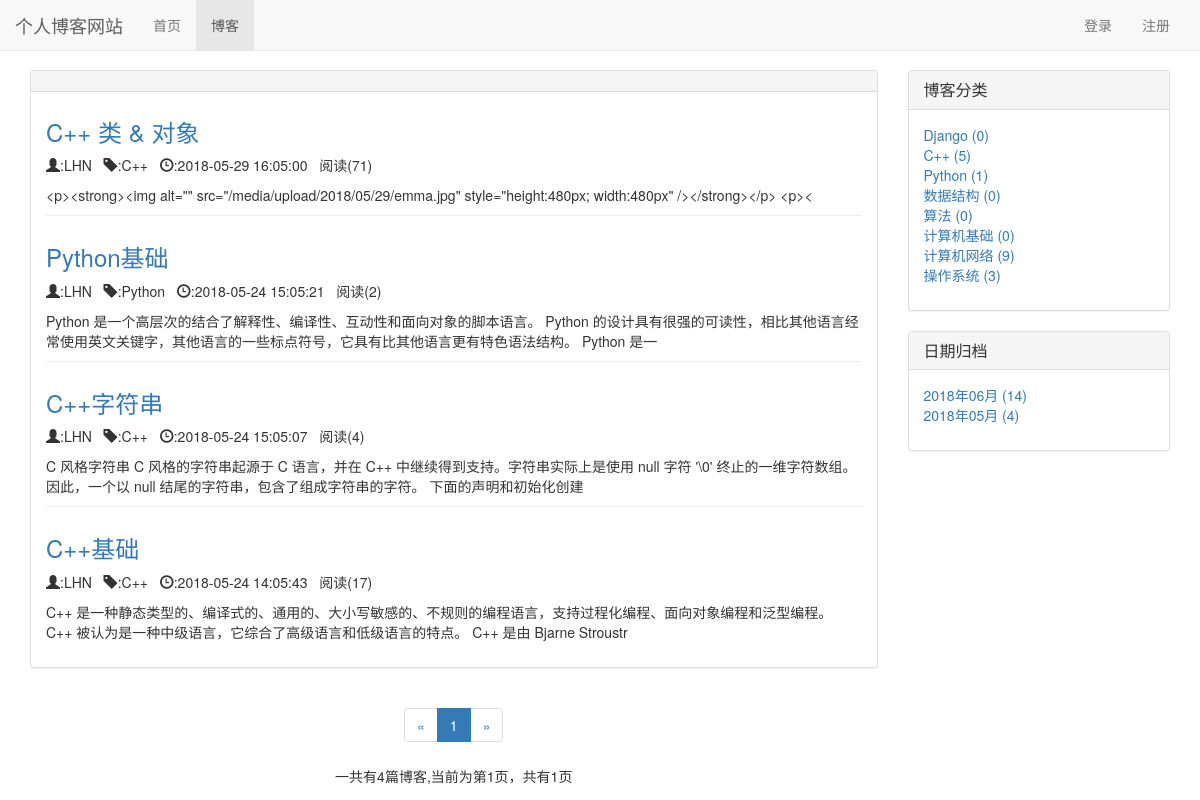
Page /blog/date/2018/5 on the committed database.
### blog/models.py (models this page shows, shortened)
class Blog(models.Model,ReadNumExpandMethod):
    title = models.CharField(max_length=50)
    blog_type = models.ForeignKey(BlogType,on_delete=models.CASCADE)
    content = RichTextUploadingField()
    author = models.ForeignKey(User,on_delete=models.CASCADE)
    read_details = GenericRelation(ReadDetail)
    created_time = models.DateTimeField(auto_now_add=True)
    last_updated_time = models.DateTimeField(auto_now=True)
    class Meta:
        ordering = ['-last_updated_time']

class BlogType(models.Model):
    type_name=models.CharField(max_length=20)

### read_statistics/models.py (models this page shows)
class ReadNum(models.Model):
    read_num = models.IntegerField(default=0)
    content_type = models.ForeignKey(ContentType, on_delete=models.CASCADE)
    object_id = models.PositiveIntegerField()
    content_object = GenericForeignKey('content_type', 'object_id')

### blog/views.py (the view)
# urls.py: path('date/<int:year>/<int:month>',views.blog_with_date,name="blog_with_date"),
def blog_with_date(request,year,month):
    blogs_all_list = Blog.objects.filter(created_time__year=year,created_time__month=month)
    context = {}
    context = blog_base(request, blogs_all_list)
    return render(request,'blog/blog_with_date.html', context)

### read_statistics/models.py (called while the page is built)
    def get_read_num(self):
        try:
            ct = ContentType.objects.get_for_model(self)
            rn = ReadNum.objects.get(content_type=ct,object_id=self.pk)
            return rn.read_num
        except exceptions.ObjectDoesNotExist:
            return 0

### user/context_processors.py (called while the page is built)
def login_model_form(request):
    return {'login_model_form': LoginForm()}

### templates/blog/blog_with_date.html (shortened to what this page needs)
{% extends 'base.html' %}
{% block nav_blog_active %}
    active
{% endblock %}
{% block content %}
    <div class="container">
        <link rel="stylesheet" href="/static/blog.css">
        <div class="row">
            <div class="col-xs-12 col-sm-8 col-md-9 col-lg-9">
                 <div class="panel panel-default">
                     <div class="panel-heading">
                     </div>
                     <div class="panel-body">
                         <ul style="list-style-type: none">
                         {% for blog in blogs %}
                             <div class="blog">
                                 <h3><a href="{% url 'blog_detail' blog.pk %}">{{ blog.title }}</a></h3>
                                 <p class="blog-info">
                                     <span class="glyphicon glyphicon-user"></span>:{{ blog.author }}&nbsp&nbsp
                                     <span class="glyphicon glyphicon-tag"></span>:{{ blog.blog_type.type_name }}&nbsp&nbsp
                                     <span class="glyphicon glyphicon-time"></span>:{{ blog.created_time|date:"Y-m-d H:m:s" }}&nbsp&nbsp
                                     阅读({{ blog.get_read_num }})
                                 </p>
                                 <p>{{ blog.content|truncatechars:120 }}</p>
                             </div>
                             {% empty %}
                             <p>--暂无博客，敬请期待--</p>
                        {% endfor %}
                        </ul>
                     </div>
                 </div>
                <div class="page">
                    <ul class="pagination">
                        <li>
                            {% if page_of_blogs.has_previous %}
                                    <a href="?page={{ page_of_blogs.previous_page_number }}" aria-label="Previous">
                                        <span aria-hidden="true">&laquo;</span></a>
                            {% else %}
                                <span aria-hidden="true">&laquo;</span>
                            {%  endif %}
                        </li>
                        {% for page_num in page_range %}
                            {% if page_num == page_of_blogs.number %}
                                <li class="active"><span>{{ page_num }}</span></li>
                            {% else %}
                                {% if page_num == '...' %}
                                    <li><span>{{ page_num }}</span></li>
                                {% else %}
                                    <li><a href="?page={{ page_num }}">{{ page_num }}</a></li>
                                {% endif %}
                            {% endif %}
                        {% endfor %}
                        <li>
                            {% if page_of_blogs.has_next %}
                                <a href="?page={{ page_of_blogs.next_page_number }}" aria-label="Next">
                                    <span aria-hidden="true">&raquo;</span></a>
                            {% else %}
                                <span aria-hidden="true">&raquo;</span>
                            {%  endif %}
                        </li>
                    </ul>
                    <p>一共有{{ page_of_blogs.paginator.count }}篇博客,当前为第{{ page_of_blogs.number }}页，共有{{ page_of_blogs.paginator.num_pages }}页</p>
                </div>
            </div>
            <div class="hidden-xs col-sm-4 col-md-3 col-lg-3">
                <div class="panel panel-default">
                    <div class="panel-heading">
                        <h3 class="panel-title">博客分类</h3>
                    </div>
                    <div class="panel-body">
                       <ul class="blog-types">
                        {% for blog_type in blog_types %}
                            <li>
                                <a href="{% url 'blog_with_type' blog_type.pk%}">
                                    {{ blog_type.type_name }} ({{ blog_type.blog_count }})
                                </a>
                            </li>
                            {% empty %}
                                <li>暂无分类</li>
                        {% endfor %}
                       </ul>
                    </div>
                </div>
                <div class="panel panel-default">
                    <div class="panel-heading"><h3 class="panel-title">日期归档</h3></div>
                    <div class="panel-body">
                       <ul style="list-style-type: none">
                           {% for blog_date,blog_count in blog_dates.items %}
                               <li>
                                   <a href="{% url 'blog_with_date' blog_date.year blog_date.month %}">
                                       {{ blog_date|date:"Y年m月" }} ({{ blog_count }})
                                   </a>
                               </li>
                           {% endfor %}
                       </ul>
                    </div>
                </div>
            </div>
        </div>
    </div>
{% endblock %}

### static/base.css (style rules this page uses)
* { margin: 0; padding: 0 }
body { margin-top: 70px!important; }

### static/blog.css (style rules this page uses)
ul.blog-types { list-style-type: none; }
div.blog:not(:last-child) { margin-bottom: 2em; border-bottom: 1px solid #eee; }
div.blog h3 { margin-top: 0.5em; }
div.page { text-align: center; }

### rows in the picture
Blog: title "C++ 类 & 对象", author "LHN", blog_type.type_name "C++", created_time "2018-05-29 16:05:00", get_read_num "71", content "<p><strong><img alt=\"\" src=\"/media/upload/2018/05/29/emma.jpg\" style=\"height:480px; width:480px\" /></strong></p> <p><"
Blog: title "Python基础", author "LHN", blog_type.type_name "Python", created_time "2018-05-24 15:05:21", get_read_num "2", content "Python 是一个高层次的结合了解释性、编译性、互动性和面向对象的脚本语言。 Python 的设计具有很强的可读性，相比其他语言经常使用英文关键字，其他语言的一些标点符号，它具有比其他语言更有特色语法结构。 Python 是一"
Blog: title "C++字符串", author "LHN", blog_type.type_name "C++", created_time "2018-05-24 15:05:07", get_read_num "4", content "C 风格字符串 C 风格的字符串起源于 C 语言，并在 C++ 中继续得到支持。字符串实际上是使用 null 字符 '\\0' 终止的一维字符数组。因此，一个以 null 结尾的字符串，包含了组成字符串的字符。 下面的声明和初始化创建"
Blog: title "C++基础", author "LHN", blog_type.type_name "C++", created_time "2018-05-24 14:05:43", get_read_num "17", content "C++ 是一种静态类型的、编译式的、通用的、大小写敏感的、不规则的编程语言，支持过程化编程、面向对象编程和泛型编程。 C++ 被认为是一种中级语言，它综合了高级语言和低级语言的特点。 C++ 是由 Bjarne Stroustr"
BlogType: type_name "Django", blog_count "0"
BlogType: type_name "C++", blog_count "5"
BlogType: type_name "Python", blog_count "1"
BlogType: type_name "数据结构", blog_count "0"
BlogType: type_name "算法", blog_count "0"
BlogType: type_name "计算机基础", blog_count "0"
BlogType: type_name "计算机网络", blog_count "9"
BlogType: type_name "操作系统", blog_count "3"

### other values in the picture
{{ page_num }} "1"
{{ page_of_blogs.paginator.count }} "4"
{{ page_of_blogs.number }} "1"
{{ page_of_blogs.paginator.num_pages }} "1"
{{ blog_date|date:"Y年m月" }} "2018年06月" "2018年05月"
{{ blog_count }} "14" "4"
